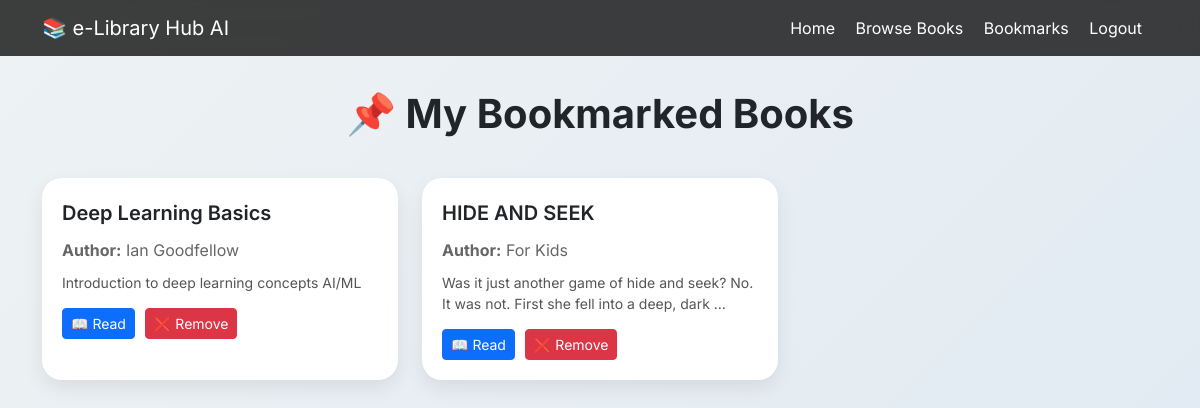
The page /bookmarks/ (signed in) on the database its author committed.
### library/models.py (models this page shows, shortened)
class Bookmark(models.Model):
    user = models.ForeignKey(User, on_delete=models.CASCADE)
    book = models.ForeignKey(Book, on_delete=models.CASCADE)
    created_at = models.DateTimeField(auto_now_add=True)

class Book(models.Model):
    title = models.CharField(max_length=200)
    author = models.CharField(max_length=200)
    category = models.CharField(max_length=100, blank=True, null=True)
    year = models.IntegerField(blank=True, null=True)
    description = models.TextField(blank=True, null=True)
    pdf = models.FileField(upload_to='books/', blank=True, null=True)
    downloads = models.IntegerField(default=0)

### library/views.py (the view)
@login_required(login_url='login')
def bookmark_list(request):
    bookmarks = Bookmark.objects.filter(
        user=request.user
    ).select_related("book")
    return render(request, "library/bookmarks.html", {
        "bookmarks": bookmarks
    })

### library/templates/library/bookmarks.html (shortened to what this page needs)
{% load static %}
<!DOCTYPE html>
<html lang="en">
<head>
<link href="https://cdn.jsdelivr.net/npm/bootstrap@5.3.2/dist/css/bootstrap.min.css" rel="stylesheet">
</head>
<body>
<nav class="navbar navbar-expand-lg fixed-top">
<div class="container">
    <a class="navbar-brand" href="{% url 'home' %}">📚 e-Library Hub AI</a>
    <div class="ms-auto">
        <a class="nav-link d-inline me-3" href="{% url 'home' %}">Home</a>
        <a class="nav-link d-inline me-3" href="{% url 'book_list' %}">Browse Books</a>
        <a class="nav-link d-inline me-3" href="{% url 'bookmarks' %}">Bookmarks</a>
        <a class="nav-link d-inline me-3" href="{% url 'logout' %}">Logout</a>
    </div>
</div>
</nav>
<div class="container">
    <h1 class="page-title">📌 My Bookmarked Books</h1>
    {% if bookmarks %}
    <div class="row">
        {% for bookmark in bookmarks %}
        <div class="col-md-6 col-lg-4 mb-4">
            <div class="bookmark-card">
                <div class="book-title">
                    {{ bookmark.book.title }}
                </div>
                <div class="book-author">
                    <strong>Author:</strong> {{ bookmark.book.author }}
                </div>
                {% if bookmark.book.description %}
                <div class="book-desc">
                    {{ bookmark.book.description|truncatewords:20 }}
                </div>
                {% endif %}
                <div class="btn-group-custom">
                    {% if bookmark.book.pdf %}
                    <a href="{{ bookmark.book.pdf.url }}" target="_blank"
                       class="btn btn-primary btn-sm">
                        📖 Read
                    </a>
                    {% endif %}
                    <a href="{% url 'remove_bookmark' bookmark.book.id %}"
                       class="btn btn-danger btn-sm">
                        ❌ Remove
                    </a>
                </div>
            </div>
        </div>
        {% endfor %}
    </div>
    {% else %}
    <div class="empty-box">
        <h3>No bookmarks yet buddy  😕  </h3>
        <p>Go to Browse Books and start adding your favorite books</p>
        <a href="{% url 'book_list' %}" class="btn btn-dark mt-3">Browse Books</a>
    </div>
    {% endif %}
</div>
</body>
</html>

### library/templates/library/bookmarks.html (style rules this page uses)
body { font-family:'Inter',sans-serif; background: linear-gradient(135deg,#eef2f3,#dfe9f3); min-height:100vh; padding-top:90px; }
.navbar { background: rgba(0,0,0,0.75); backdrop-filter: blur(8px); }
.navbar-brand, .nav-link { color:white !important; }
.page-title { text-align:center; font-weight:700; margin-bottom:40px; }
.bookmark-card { border:none; border-radius:20px; padding:20px; background:white; box-shadow:0 8px 20px rgba(0,0,0,0.08); transition:0.3s; height:100%; }
.book-title { font-size:20px; font-weight:600; margin-bottom:10px; }
.book-author { color:#666; margin-bottom:10px; }
.book-desc { font-size:14px; color:#555; margin-bottom:15px; }
.btn-group-custom { display:flex; gap:10px; flex-wrap:wrap; }

### rows shown on the page
Bookmark: book "Deep Learning Basics", book.author "Ian Goodfellow", book.description "Introduction to deep learning concepts AI/ML"
Bookmark: book "HIDE AND SEEK", book.author "For Kids", book.description "Was it just another game of hide and seek? No. It was not. First she fell into a deep, dark …"
